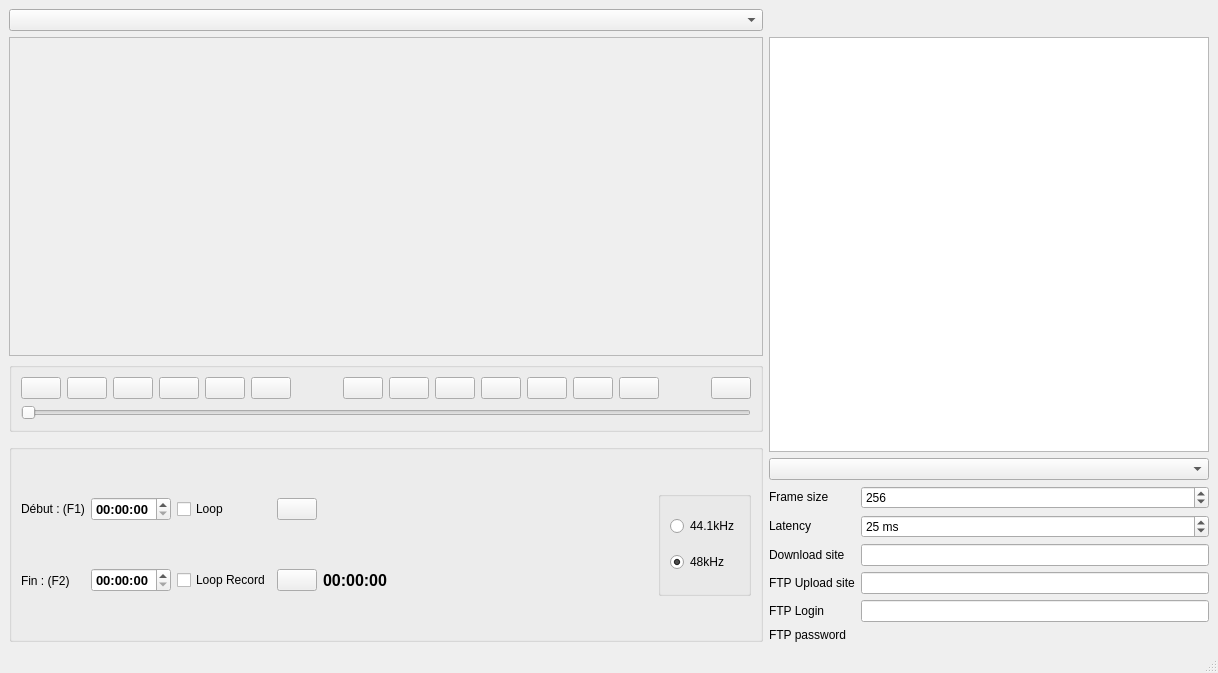
<?xml version="1.0" encoding="UTF-8"?>
<ui version="4.0">
 <class>MainWindow</class>
 <widget class="QMainWindow" name="MainWindow">
  <property name="geometry">
   <rect>
    <x>0</x>
    <y>0</y>
    <width>1218</width>
    <height>673</height>
   </rect>
  </property>
  <property name="windowTitle">
   <string>Remyxer</string>
  </property>
  <property name="windowIcon">
   <iconset resource="icon.qrc">
    <normaloff>:/images/mixer.png</normaloff>:/images/mixer.png</iconset>
  </property>
  <widget class="QWidget" name="centralwidget">
   <layout class="QGridLayout" name="gridLayout_3">
    <item row="4" column="0" rowspan="8">
     <widget class="QGroupBox" name="groupBox">
      <property name="sizePolicy">
       <sizepolicy hsizetype="Preferred" vsizetype="Preferred">
        <horstretch>0</horstretch>
        <verstretch>1</verstretch>
       </sizepolicy>
      </property>
      <property name="title">
       <string/>
      </property>
      <layout class="QGridLayout" name="gridLayout_5">
       <item row="0" column="7">
        <spacer name="horizontalSpacer_4">
         <property name="orientation">
          <enum>Qt::Horizontal</enum>
         </property>
         <property name="sizeHint" stdset="0">
          <size>
           <width>40</width>
           <height>20</height>
          </size>
         </property>
        </spacer>
       </item>
       <item row="0" column="3">
        <widget class="QCheckBox" name="checkBoxLoop">
         <property name="focusPolicy">
          <enum>Qt::ClickFocus</enum>
         </property>
         <property name="toolTip">
          <string>Play the loop from F1 to F2 continously</string>
         </property>
         <property name="text">
          <string>Loop</string>
         </property>
        </widget>
       </item>
       <item row="0" column="2">
        <widget class="QTimeEdit" name="timeBegin">
         <property name="font">
          <font>
           <pointsize>10</pointsize>
           <bold>true</bold>
          </font>
         </property>
        </widget>
       </item>
       <item row="1" column="2">
        <widget class="QTimeEdit" name="timeEnd">
         <property name="font">
          <font>
           <pointsize>10</pointsize>
           <bold>true</bold>
          </font>
         </property>
        </widget>
       </item>
       <item row="0" column="1">
        <widget class="QLabel" name="labelBegin">
         <property name="text">
          <string>Début : (F1)</string>
         </property>
        </widget>
       </item>
       <item row="1" column="3">
        <widget class="QCheckBox" name="checkBoxLoopRecord">
         <property name="focusPolicy">
          <enum>Qt::ClickFocus</enum>
         </property>
         <property name="toolTip">
          <string>Record only within the loop cursor</string>
         </property>
         <property name="text">
          <string>Loop Record</string>
         </property>
        </widget>
       </item>
       <item row="1" column="1">
        <widget class="QLabel" name="labelEnd">
         <property name="text">
          <string>Fin : (F2)</string>
         </property>
        </widget>
       </item>
       <item row="0" column="8" rowspan="2">
        <widget class="QGroupBox" name="groupBoxSampleRate">
         <property name="title">
          <string/>
         </property>
         <property name="checkable">
          <bool>false</bool>
         </property>
         <layout class="QGridLayout" name="gridLayout_2">
          <item row="0" column="0">
           <widget class="QRadioButton" name="radioButton44">
            <property name="text">
             <string>44.1kHz</string>
            </property>
           </widget>
          </item>
          <item row="1" column="0">
           <widget class="QRadioButton" name="radioButton48">
            <property name="text">
             <string>48kHz</string>
            </property>
            <property name="checked">
             <bool>true</bool>
            </property>
           </widget>
          </item>
         </layout>
        </widget>
       </item>
       <item row="0" column="5">
        <widget class="QPushButton" name="buttonMix">
         <property name="focusPolicy">
          <enum>Qt::NoFocus</enum>
         </property>
         <property name="toolTip">
          <string>Mixer OFF</string>
         </property>
         <property name="text">
          <string/>
         </property>
         <property name="icon">
          <iconset resource="icon.qrc">
           <normaloff>:/images/mixer-512.png</normaloff>:/images/mixer-512.png</iconset>
         </property>
         <property name="iconSize">
          <size>
           <width>32</width>
           <height>32</height>
          </size>
         </property>
         <property name="checkable">
          <bool>true</bool>
         </property>
         <property name="checked">
          <bool>false</bool>
         </property>
        </widget>
       </item>
       <item row="1" column="5">
        <widget class="QPushButton" name="buttonInit">
         <property name="focusPolicy">
          <enum>Qt::NoFocus</enum>
         </property>
         <property name="toolTip">
          <string>Mixer OFF</string>
         </property>
         <property name="text">
          <string/>
         </property>
         <property name="icon">
          <iconset resource="icon.qrc">
           <normaloff>:/images/init.png</normaloff>:/images/init.png</iconset>
         </property>
         <property name="iconSize">
          <size>
           <width>32</width>
           <height>32</height>
          </size>
         </property>
         <property name="checkable">
          <bool>true</bool>
         </property>
         <property name="checked">
          <bool>false</bool>
         </property>
        </widget>
       </item>
       <item row="1" column="7">
        <widget class="QLabel" name="labelTime">
         <property name="sizePolicy">
          <sizepolicy hsizetype="Preferred" vsizetype="Preferred">
           <horstretch>0</horstretch>
           <verstretch>0</verstretch>
          </sizepolicy>
         </property>
         <property name="font">
          <font>
           <pointsize>12</pointsize>
           <bold>true</bold>
          </font>
         </property>
         <property name="text">
          <string>00:00:00</string>
         </property>
        </widget>
       </item>
      </layout>
     </widget>
    </item>
    <item row="11" column="1">
     <widget class="QLabel" name="labelFTPpwd">
      <property name="sizePolicy">
       <sizepolicy hsizetype="Preferred" vsizetype="Maximum">
        <horstretch>0</horstretch>
        <verstretch>0</verstretch>
       </sizepolicy>
      </property>
      <property name="text">
       <string>FTP password</string>
      </property>
     </widget>
    </item>
    <item row="8" column="2">
     <widget class="QLineEdit" name="lineEditDownloadSite">
      <property name="sizePolicy">
       <sizepolicy hsizetype="Expanding" vsizetype="Fixed">
        <horstretch>0</horstretch>
        <verstretch>0</verstretch>
       </sizepolicy>
      </property>
      <property name="text">
       <string/>
      </property>
     </widget>
    </item>
    <item row="9" column="1">
     <widget class="QLabel" name="labelUploadSite">
      <property name="sizePolicy">
       <sizepolicy hsizetype="Preferred" vsizetype="Maximum">
        <horstretch>0</horstretch>
        <verstretch>0</verstretch>
       </sizepolicy>
      </property>
      <property name="text">
       <string>FTP Upload site</string>
      </property>
     </widget>
    </item>
    <item row="6" column="1">
     <widget class="QLabel" name="labelFrameSize">
      <property name="sizePolicy">
       <sizepolicy hsizetype="Preferred" vsizetype="Maximum">
        <horstretch>0</horstretch>
        <verstretch>0</verstretch>
       </sizepolicy>
      </property>
      <property name="text">
       <string>Frame size</string>
      </property>
     </widget>
    </item>
    <item row="0" column="0">
     <widget class="QComboBox" name="comboBoxRecentFiles"/>
    </item>
    <item row="5" column="1" colspan="2">
     <widget class="QComboBox" name="comboBoxDriver"/>
    </item>
    <item row="7" column="2">
     <widget class="QSpinBox" name="spinBoxLatency">
      <property name="suffix">
       <string> ms</string>
      </property>
      <property name="minimum">
       <number>10</number>
      </property>
      <property name="maximum">
       <number>1000</number>
      </property>
      <property name="singleStep">
       <number>5</number>
      </property>
      <property name="value">
       <number>25</number>
      </property>
     </widget>
    </item>
    <item row="2" column="0">
     <widget class="QGroupBox" name="groupBox_2">
      <property name="sizePolicy">
       <sizepolicy hsizetype="Preferred" vsizetype="Preferred">
        <horstretch>0</horstretch>
        <verstretch>1</verstretch>
       </sizepolicy>
      </property>
      <property name="title">
       <string/>
      </property>
      <layout class="QGridLayout" name="gridLayout_4">
       <item row="0" column="3">
        <widget class="QPushButton" name="buttonRecord">
         <property name="focusPolicy">
          <enum>Qt::NoFocus</enum>
         </property>
         <property name="toolTip">
          <string>Record selected tracks</string>
         </property>
         <property name="text">
          <string/>
         </property>
         <property name="icon">
          <iconset resource="icon.qrc">
           <normaloff>:/images/record.png</normaloff>:/images/record.png</iconset>
         </property>
         <property name="iconSize">
          <size>
           <width>32</width>
           <height>32</height>
          </size>
         </property>
        </widget>
       </item>
       <item row="2" column="0" colspan="17">
        <widget class="QSlider" name="wavSlider">
         <property name="orientation">
          <enum>Qt::Horizontal</enum>
         </property>
        </widget>
       </item>
       <item row="0" column="4">
        <widget class="QPushButton" name="buttonLoad">
         <property name="focusPolicy">
          <enum>Qt::NoFocus</enum>
         </property>
         <property name="toolTip">
          <string>Choose wav file (48k)</string>
         </property>
         <property name="text">
          <string/>
         </property>
         <property name="icon">
          <iconset resource="icon.qrc">
           <normaloff>:/images/folder.png</normaloff>:/images/folder.png</iconset>
         </property>
         <property name="iconSize">
          <size>
           <width>32</width>
           <height>32</height>
          </size>
         </property>
        </widget>
       </item>
       <item row="0" column="2">
        <widget class="QPushButton" name="buttonPlay">
         <property name="focusPolicy">
          <enum>Qt::NoFocus</enum>
         </property>
         <property name="toolTip">
          <string>Press space to start or pause</string>
         </property>
         <property name="text">
          <string/>
         </property>
         <property name="icon">
          <iconset resource="icon.qrc">
           <normaloff>:/images/play.png</normaloff>:/images/play.png</iconset>
         </property>
         <property name="iconSize">
          <size>
           <width>32</width>
           <height>32</height>
          </size>
         </property>
        </widget>
       </item>
       <item row="0" column="12">
        <widget class="QPushButton" name="buttonMetronome">
         <property name="focusPolicy">
          <enum>Qt::NoFocus</enum>
         </property>
         <property name="toolTip">
          <string>Generate metronome wav file</string>
         </property>
         <property name="text">
          <string/>
         </property>
         <property name="icon">
          <iconset resource="icon.qrc">
           <normaloff>:/images/drum.png</normaloff>:/images/drum.png</iconset>
         </property>
         <property name="iconSize">
          <size>
           <width>32</width>
           <height>32</height>
          </size>
         </property>
        </widget>
       </item>
       <item row="0" column="9">
        <widget class="QPushButton" name="buttonSearchDevice">
         <property name="focusPolicy">
          <enum>Qt::NoFocus</enum>
         </property>
         <property name="toolTip">
          <string>Refresh audio device list</string>
         </property>
         <property name="text">
          <string/>
         </property>
         <property name="icon">
          <iconset resource="icon.qrc">
           <normaloff>:/images/sync-circle-blue-512.png</normaloff>:/images/sync-circle-blue-512.png</iconset>
         </property>
         <property name="iconSize">
          <size>
           <width>32</width>
           <height>32</height>
          </size>
         </property>
        </widget>
       </item>
       <item row="0" column="6">
        <spacer name="horizontalSpacer_2">
         <property name="orientation">
          <enum>Qt::Horizontal</enum>
         </property>
         <property name="sizeHint" stdset="0">
          <size>
           <width>40</width>
           <height>20</height>
          </size>
         </property>
        </spacer>
       </item>
       <item row="0" column="14">
        <spacer name="horizontalSpacer">
         <property name="orientation">
          <enum>Qt::Horizontal</enum>
         </property>
         <property name="sizeHint" stdset="0">
          <size>
           <width>40</width>
           <height>20</height>
          </size>
         </property>
        </spacer>
       </item>
       <item row="0" column="5">
        <widget class="QPushButton" name="buttonSave">
         <property name="focusPolicy">
          <enum>Qt::NoFocus</enum>
         </property>
         <property name="toolTip">
          <string>Save records</string>
         </property>
         <property name="text">
          <string/>
         </property>
         <property name="icon">
          <iconset resource="icon.qrc">
           <normaloff>:/images/save.png</normaloff>:/images/save.png</iconset>
         </property>
         <property name="iconSize">
          <size>
           <width>32</width>
           <height>32</height>
          </size>
         </property>
        </widget>
       </item>
       <item row="0" column="1">
        <widget class="QPushButton" name="buttonRewind">
         <property name="focusPolicy">
          <enum>Qt::NoFocus</enum>
         </property>
         <property name="toolTip">
          <string>Press R to rewind</string>
         </property>
         <property name="text">
          <string/>
         </property>
         <property name="icon">
          <iconset resource="icon.qrc">
           <normaloff>:/images/rewind.png</normaloff>:/images/rewind.png</iconset>
         </property>
         <property name="iconSize">
          <size>
           <width>32</width>
           <height>32</height>
          </size>
         </property>
        </widget>
       </item>
       <item row="0" column="10">
        <widget class="QPushButton" name="buttonWebUpdate">
         <property name="focusPolicy">
          <enum>Qt::NoFocus</enum>
         </property>
         <property name="toolTip">
          <string>Check Web page for new available files</string>
         </property>
         <property name="text">
          <string/>
         </property>
         <property name="icon">
          <iconset resource="icon.qrc">
           <normaloff>:/images/reload.png</normaloff>:/images/reload.png</iconset>
         </property>
         <property name="iconSize">
          <size>
           <width>32</width>
           <height>32</height>
          </size>
         </property>
        </widget>
       </item>
       <item row="0" column="13">
        <widget class="QPushButton" name="buttonVuMeter">
         <property name="focusPolicy">
          <enum>Qt::NoFocus</enum>
         </property>
         <property name="toolTip">
          <string>Vumeter ON/OFF</string>
         </property>
         <property name="text">
          <string/>
         </property>
         <property name="icon">
          <iconset resource="icon.qrc">
           <normaloff>:/images/vu-meter-on.png</normaloff>:/images/vu-meter-on.png</iconset>
         </property>
         <property name="iconSize">
          <size>
           <width>32</width>
           <height>32</height>
          </size>
         </property>
        </widget>
       </item>
       <item row="0" column="0">
        <widget class="QPushButton" name="buttonONOFF">
         <property name="sizePolicy">
          <sizepolicy hsizetype="Minimum" vsizetype="Ignored">
           <horstretch>0</horstretch>
           <verstretch>0</verstretch>
          </sizepolicy>
         </property>
         <property name="focusPolicy">
          <enum>Qt::NoFocus</enum>
         </property>
         <property name="toolTip">
          <string>Turn sound stream to ON</string>
         </property>
         <property name="text">
          <string/>
         </property>
         <property name="icon">
          <iconset resource="icon.qrc">
           <normaloff>:/images/OFF.png</normaloff>:/images/OFF.png</iconset>
         </property>
         <property name="iconSize">
          <size>
           <width>48</width>
           <height>48</height>
          </size>
         </property>
        </widget>
       </item>
       <item row="0" column="15" colspan="2">
        <widget class="QPushButton" name="buttonHP">
         <property name="focusPolicy">
          <enum>Qt::NoFocus</enum>
         </property>
         <property name="toolTip">
          <string>Mute wav file</string>
         </property>
         <property name="text">
          <string/>
         </property>
         <property name="icon">
          <iconset resource="icon.qrc">
           <normaloff>:/images/music_on.png</normaloff>:/images/music_on.png</iconset>
         </property>
         <property name="iconSize">
          <size>
           <width>32</width>
           <height>32</height>
          </size>
         </property>
        </widget>
       </item>
       <item row="0" column="7">
        <widget class="QPushButton" name="button3DRoomReverb">
         <property name="focusPolicy">
          <enum>Qt::NoFocus</enum>
         </property>
         <property name="toolTip">
          <string>3D Room Reverb</string>
         </property>
         <property name="text">
          <string/>
         </property>
         <property name="icon">
          <iconset resource="icon.qrc">
           <normaloff>:/images/roomreverb.png</normaloff>:/images/roomreverb.png</iconset>
         </property>
         <property name="iconSize">
          <size>
           <width>32</width>
           <height>32</height>
          </size>
         </property>
        </widget>
       </item>
       <item row="0" column="11">
        <widget class="QPushButton" name="buttonLog">
         <property name="focusPolicy">
          <enum>Qt::NoFocus</enum>
         </property>
         <property name="toolTip">
          <string>Show Log (or press F12)</string>
         </property>
         <property name="text">
          <string/>
         </property>
         <property name="icon">
          <iconset resource="icon.qrc">
           <normaloff>:/images/log-file-format.png</normaloff>:/images/log-file-format.png</iconset>
         </property>
         <property name="iconSize">
          <size>
           <width>32</width>
           <height>32</height>
          </size>
         </property>
        </widget>
       </item>
       <item row="0" column="8">
        <widget class="QPushButton" name="buttonHTRF">
         <property name="focusPolicy">
          <enum>Qt::NoFocus</enum>
         </property>
         <property name="toolTip">
          <string>3D Room Reverb</string>
         </property>
         <property name="text">
          <string/>
         </property>
         <property name="icon">
          <iconset resource="icon.qrc">
           <normaloff>:/images/hrtf.png</normaloff>:/images/hrtf.png</iconset>
         </property>
         <property name="iconSize">
          <size>
           <width>32</width>
           <height>32</height>
          </size>
         </property>
        </widget>
       </item>
      </layout>
     </widget>
    </item>
    <item row="10" column="1">
     <widget class="QLabel" name="labelFTPLogin">
      <property name="sizePolicy">
       <sizepolicy hsizetype="Preferred" vsizetype="Maximum">
        <horstretch>0</horstretch>
        <verstretch>0</verstretch>
       </sizepolicy>
      </property>
      <property name="text">
       <string>FTP Login</string>
      </property>
     </widget>
    </item>
    <item row="9" column="2">
     <widget class="QLineEdit" name="lineEditUploadSite">
      <property name="sizePolicy">
       <sizepolicy hsizetype="Expanding" vsizetype="Fixed">
        <horstretch>0</horstretch>
        <verstretch>0</verstretch>
       </sizepolicy>
      </property>
      <property name="text">
       <string/>
      </property>
     </widget>
    </item>
    <item row="10" column="2">
     <widget class="QLineEdit" name="lineEditFTPLogin">
      <property name="sizePolicy">
       <sizepolicy hsizetype="Expanding" vsizetype="Fixed">
        <horstretch>0</horstretch>
        <verstretch>0</verstretch>
       </sizepolicy>
      </property>
      <property name="text">
       <string/>
      </property>
     </widget>
    </item>
    <item row="1" column="0">
     <widget class="QScrollArea" name="scrollArea">
      <property name="sizePolicy">
       <sizepolicy hsizetype="Expanding" vsizetype="Expanding">
        <horstretch>0</horstretch>
        <verstretch>40</verstretch>
       </sizepolicy>
      </property>
      <property name="focusPolicy">
       <enum>Qt::NoFocus</enum>
      </property>
      <property name="widgetResizable">
       <bool>true</bool>
      </property>
      <widget class="QWidget" name="scrollAreaWidgetContents">
       <property name="geometry">
        <rect>
         <x>0</x>
         <y>0</y>
         <width>824</width>
         <height>262</height>
        </rect>
       </property>
       <layout class="QGridLayout" name="gridLayout"/>
      </widget>
     </widget>
    </item>
    <item row="7" column="1">
     <widget class="QLabel" name="labelLatency">
      <property name="sizePolicy">
       <sizepolicy hsizetype="Preferred" vsizetype="Maximum">
        <horstretch>0</horstretch>
        <verstretch>0</verstretch>
       </sizepolicy>
      </property>
      <property name="text">
       <string>Latency</string>
      </property>
     </widget>
    </item>
    <item row="8" column="1">
     <widget class="QLabel" name="labelDownloadSite">
      <property name="sizePolicy">
       <sizepolicy hsizetype="Preferred" vsizetype="Maximum">
        <horstretch>0</horstretch>
        <verstretch>0</verstretch>
       </sizepolicy>
      </property>
      <property name="text">
       <string>Download site</string>
      </property>
     </widget>
    </item>
    <item row="1" column="1" rowspan="4" colspan="2">
     <widget class="QTextEdit" name="log"/>
    </item>
    <item row="6" column="2">
     <widget class="QSpinBox" name="spinBoxFrameSize">
      <property name="suffix">
       <string/>
      </property>
      <property name="minimum">
       <number>16</number>
      </property>
      <property name="maximum">
       <number>1024</number>
      </property>
      <property name="singleStep">
       <number>16</number>
      </property>
      <property name="value">
       <number>256</number>
      </property>
     </widget>
    </item>
   </layout>
  </widget>
  <widget class="QMenuBar" name="menubar">
   <property name="geometry">
    <rect>
     <x>0</x>
     <y>0</y>
     <width>1218</width>
     <height>22</height>
    </rect>
   </property>
  </widget>
  <widget class="QStatusBar" name="statusbar"/>
 </widget>
 <resources>
  <include location="icon.qrc"/>
 </resources>
 <connections/>
</ui>
